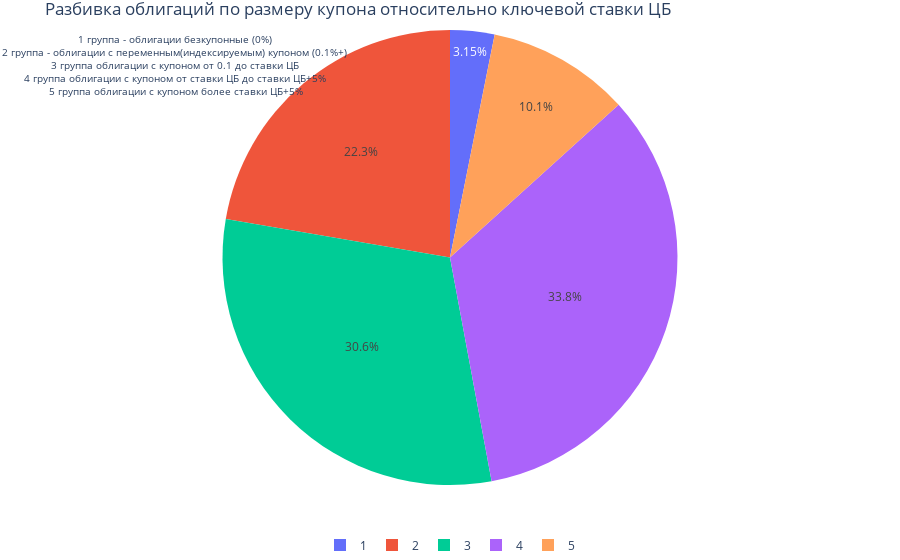

Notebook code cell kept with this figure:
### Code cell
# строим график №3
fig = go.Figure()
fig.add_trace(go.Pie(values=t1['count'], labels=t1.index, sort = False))
fig.update_layout(legend_orientation="h",
                  legend=dict(x=.5, xanchor="center"),
                  title="Разбивка облигаций по размеру купона относительно ключевой ставки ЦБ",
                  xaxis_title="Группы", 
                  yaxis_title="Количество облигаций группы",
                  margin=dict(l=0, r=0, t=30, b=0),
                  annotations=[dict(text='1 группа - облигации безкупонные (0%)<br>2 группа - облигации с переменным(индексируемым) купоном (0.1%+)<br>3 группа облигации с купоном от 0.1 до ставки ЦБ<br>4 группа облигации с купоном от ставки ЦБ до ставки ЦБ+5%<br> 5 группа облигации с купоном более ставки ЦБ+5%', x=0, y=1, font_size=10, showarrow=False)])

fig.show()

### Figure 1 — Plotly figure (JSON) as saved in the notebook; plotly's stock layout.template omitted (floating-point values rounded to 4 significant figures)
{"data": [{"labels": [1, 2, 3, 4, 5], "sort": false, "type": "pie", "values": [72, 510, 701, 773, 232]}], "layout": {"annotations": [{"font": {"size": 10}, "showarrow": false, "text": "1 группа - облигации безкупонные (0%)<br>2 группа - облигации с переменным(индексируемым) купоном (0.1%+)<br>3 группа облигации с купоном от 0.1 до ставки ЦБ<br>4 группа облигации с купоном от ставки ЦБ до ставки ЦБ+5%<br> 5 группа облигации с купоном более ставки ЦБ+5%", "x": 0, "y": 1}], "legend": {"orientation": "h", "x": 0.5, "xanchor": "center"}, "margin": {"b": 0, "l": 0, "r": 0, "t": 30}, "title": {"text": "Разбивка облигаций по размеру купона относительно ключевой ставки ЦБ"}, "xaxis": {"title": {"text": "Группы"}}, "yaxis": {"title": {"text": "Количество облигаций группы"}}}}
